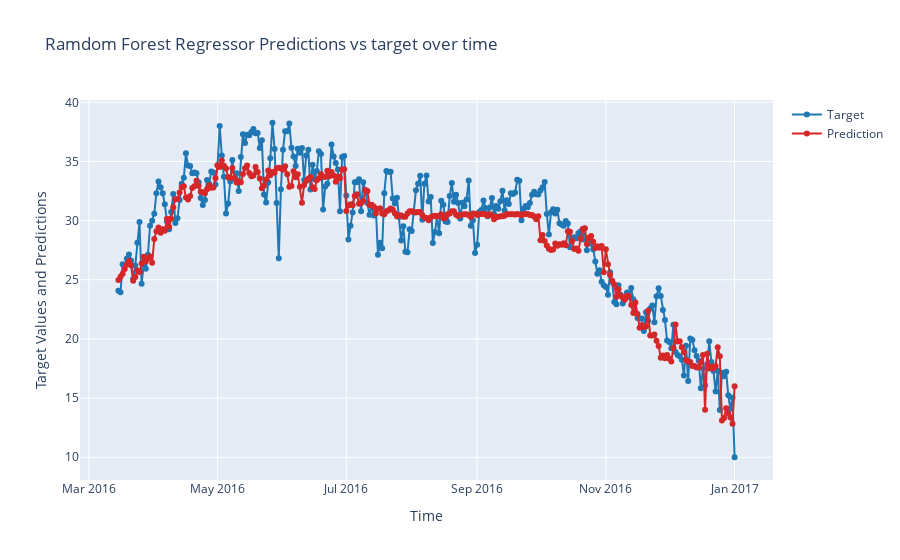

Here is the notebook cell this chart was saved with:
### Markdown cell above
### Visualizing Predictions

Beyond our use of median absolute error for evaluating models, we can also use our eyes! Here are two graphs of the predictions.

### Code cell
fig = graph_prediction_vs_actual_over_time(pipeline, X_test, y_test, X_train, y_train, dates=X_test['date'])
fig.update_layout(title="Ramdom Forest Regressor Predictions vs target over time")
fig

### Figure 1 — Plotly figure (JSON) as saved in the notebook; plotly's stock layout.template omitted (floating-point values rounded to 4 significant figures; data arrays with more than 128 entries replaced by an {"elided": "..."} marker saying what was removed)
{"data": [{"line": {"color": "#1f77b4"}, "mode": "lines+markers", "name": "Target", "type": "scatter", "x": {"elided": "293 str values"}, "y": {"elided": "293 float values"}}, {"line": {"color": "#d62728"}, "mode": "lines+markers", "name": "Prediction", "type": "scatter", "x": {"elided": "293 str values"}, "y": {"elided": "293 float values"}}], "layout": {"title": {"text": "Ramdom Forest Regressor Predictions vs target over time"}, "xaxis": {"title": {"text": "Time"}}, "yaxis": {"title": {"text": "Target Values and Predictions"}}}}
